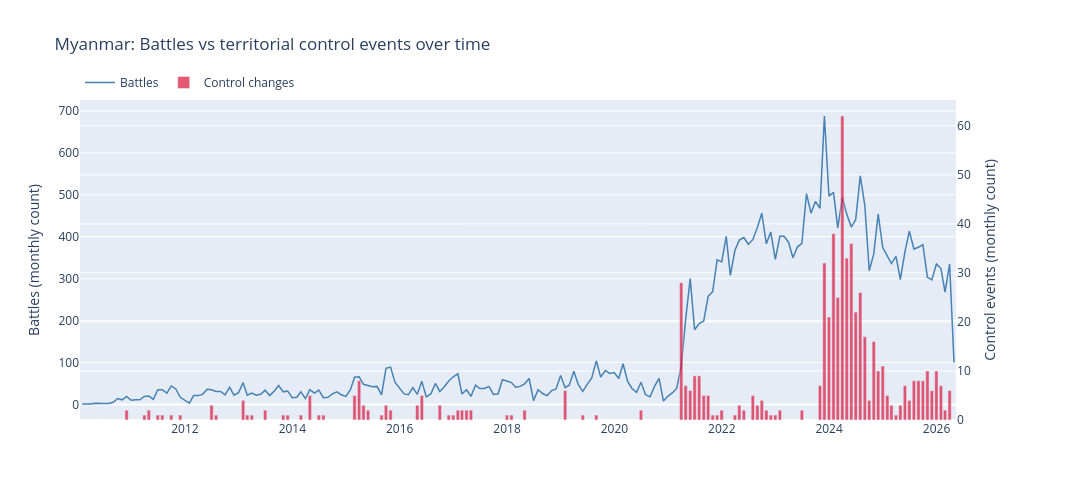

Notebook cell for this chart:
### Code cell
fig = make_subplots(specs=[[{"secondary_y": True}]])

fig.add_trace(
    go.Scatter(x=monthly.index, y=monthly['Battles'],
               name='Battles', line=dict(color='steelblue', width=1.5)),
    secondary_y=False
)
fig.add_trace(
    go.Bar(x=monthly.index, y=monthly['Control_signals'],
           name='Control changes', marker_color='crimson', opacity=0.7),
    secondary_y=True
)

fig.update_layout(
    title=f'{country}: Battles vs territorial control events over time',
    hovermode='x unified',
    width=1200, height=500,
    legend=dict(orientation='h', y=1.1)
)
fig.update_yaxes(title_text='Battles (monthly count)', secondary_y=False)
fig.update_yaxes(title_text='Control events (monthly count)', secondary_y=True)
fig.show()

### Figure 1 — Plotly figure (JSON) as saved in the notebook; plotly's stock layout.template omitted (floating-point values rounded to 4 significant figures; data arrays with more than 128 entries replaced by an {"elided": "..."} marker saying what was removed)
{"data": [{"line": {"color": "steelblue", "width": 1.5}, "name": "Battles", "type": "scatter", "x": {"elided": "196 str values"}, "xaxis": "x", "y": {"elided": "196 int values"}, "yaxis": "y"}, {"marker": {"color": "crimson"}, "name": "Control changes", "opacity": 0.7, "type": "bar", "x": {"elided": "196 str values"}, "xaxis": "x", "y": {"elided": "196 int values"}, "yaxis": "y2"}], "layout": {"height": 500, "hovermode": "x unified", "legend": {"orientation": "h", "y": 1.1}, "title": {"text": "Myanmar: Battles vs territorial control events over time"}, "width": 1200, "xaxis": {"anchor": "y", "domain": [0, 0.94]}, "yaxis": {"anchor": "x", "domain": [0, 1], "title": {"text": "Battles (monthly count)"}}, "yaxis2": {"anchor": "x", "overlaying": "y", "side": "right", "title": {"text": "Control events (monthly count)"}}}}
